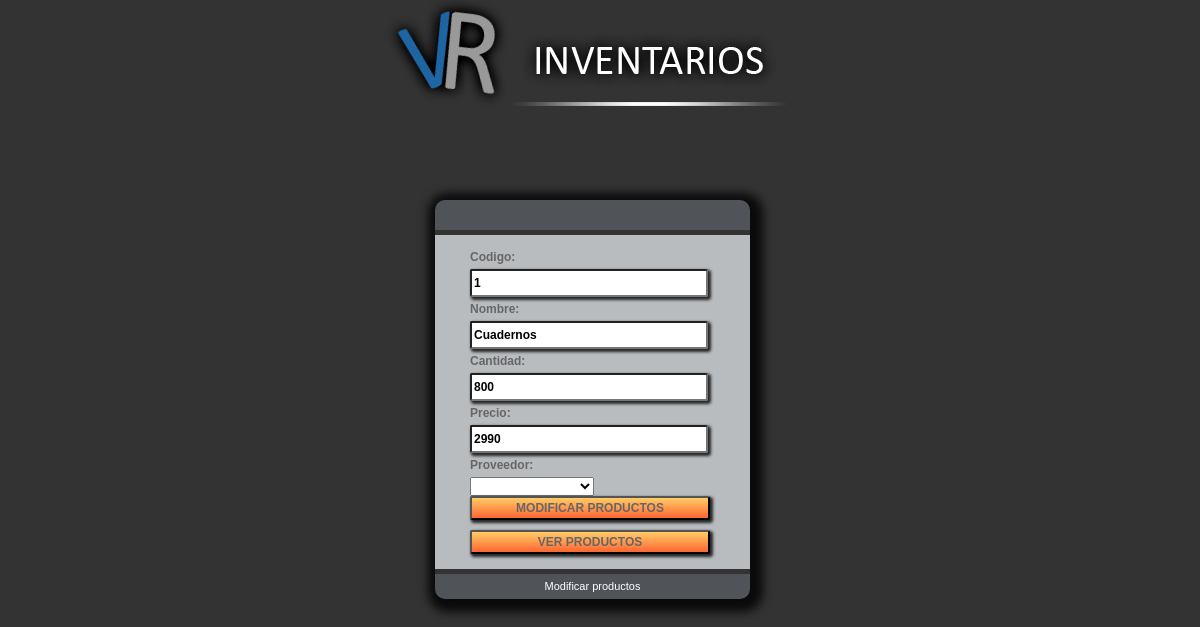
Page /modificar_index.php?cod_prod=1 on the committed database.
### tables this page shows
CREATE TABLE `productos` (
  `cod_prod` int(5) NOT NULL,
  `nom_prod` varchar(20) NOT NULL,
  `cant_prod` int(20) NOT NULL,
  `prec_prod` int(20) NOT NULL,
  `prov_prod` varchar(50) NOT NULL
);

### modificar_index.php (the view, shortened to what this page needs)
<!DOCTYPE html>
<html lang="es">
<head>
    <center><IMG SRC="./img/vrbig.jpg"><H1></center>
    <link type="text/css" href="./css/style.css" rel="stylesheet" />
</head>
    <body>
<?php
        $cod=$_REQUEST['cod_prod'];
        $con=conectar();
        $query="SELECT * FROM productos WHERE cod_prod='$cod'";
        $resultado= $con->query($query);
        $row= $resultado->fetch_assoc();
?>
    <div id="envoltura">
        <div id="contenedor">
            <div id="cabecera">
            </div>
            <div id="cuerpo">
                <form action="modificar.php?cod_prod=<?php echo $row['cod_prod'];?>" method="POST">
                    <p><label>Codigo:</label></p>
                    <input REQUIRED name="cod_prod" type="text" placeholder="Ingrese codigo de producto" value="<?php echo $row['cod_prod'];?>"/ ></p>
                    <p><label>Nombre:</label></p>
                    <input REQUIRED name="nom_prod" type="text" placeholder="Ingrese nombre de producto" value="<?php echo $row['nom_prod'];?>"/></p>
                    <p><label>Cantidad:</label></p>
                    <input REQUIRED name="cant_prod" type="text" placeholder="Ingrese cantidad de producto" value="<?php echo $row['cant_prod'];?>"/></p>
                    <p><label>Precio:</label></p>
                    <input REQUIRED name="prec_prod" type="text" placeholder="Ingrese precio de producto" value="<?php echo $row['prec_prod'];?>"/></p>
                    <p><label>Proveedor:</label></p>
                    <select name="prov_prod">
                    <option value=""></option>
                    </form>
                <form>
                    <p><input type="submit" name="submit" value="MODIFICAR PRODUCTOS"  class="boton"></p>
                </form>
                    <p></p>
                    <form action="listaproductos.php" method="post">
                    <input type="submit"  value="VER PRODUCTOS" onclick="listar.php" class="boton"></td>
                    </div>
                <div id="pie">Modificar productos</div>
            </div>
        </div>
    </body>
</html>

### css/style.css (style rules this page uses)
body { background:#333333; font-family:Arial, Helvetica, sans-serif; font-size:12px; margin: 0; }
#envoltura { position:absolute; left:50%; top:50%; margin-left:-165px; margin-top: -200px; width: 315px; }
#contenedor { background-color:#505458; box-shadow: 3px 3px 10px 10px rgba(0,0,0,.8); -webkit-border-radius:5px; -moz-border-radius:10px; border-radius:10px; }
#cabecera { border-bottom: 5px solid #333; padding-top: 5px; height:25px; line-height:50px; text-align:center; }
#cuerpo { background:#B9BCBF; border:solid #ccc; border-width: 0px 0; padding:15px 35px; }
label { color: #666; font-weight: bold }
input { border-radius:2px; box-shadow: 2px 2px 3px 1px rgba(0,0,0,.8); font:bold 12px Arial, Helvetica, sans-serif; height: 24px; line-height: 20px; padding:0 2px; width: 230px; }
.boton { background: #ccc; background: -webkit-linear-gradient(top,#fc6,#f63); background: linear-gradient(top,#fc6,#f63); color: #666; width: 240px; }
#pie { border-top: 5px solid #333; color: #fff; font-size: 11px; height: 25px; line-height: 24px; text-align: center; }
form,p { margin:0; }
p { padding-bottom: 5px; }

### rows in the picture
productos: cod_prod "1", nom_prod "Cuadernos", cant_prod "800", prec_prod "2990"
